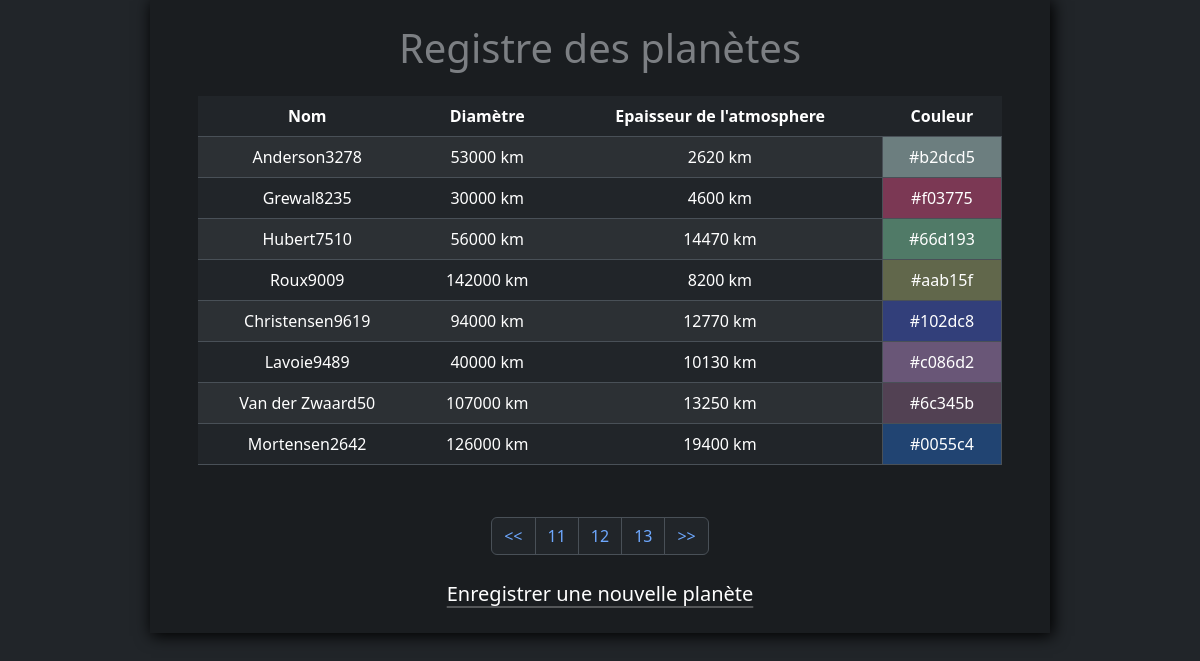
/liste.php?page=13, run on the app's committed database.
### tables this page shows
CREATE TABLE `planet` (
  `planet_id` int NOT NULL,
  `planet_name` varchar(50) NOT NULL,
  `planet_diameter` int NOT NULL,
  `planet_color` varchar(7) NOT NULL,
  `planet_atmo` int NOT NULL
);

### liste.php (the view, shortened to what this page needs)
<!DOCTYPE html>
<html lang="en" data-bs-theme="dark">
<head>
    <link rel="stylesheet" href="https://cdn.jsdelivr.net/npm/bootstrap@5.3.3/dist/css/bootstrap.min.css"
>
    <link rel="stylesheet" href="style/style.css">
</head>
<body>
    <div class="col-xxl-6 col-md-9 col-12 mx-auto my-0 py-4 px-5 bg-dark-subtle ombre">
        <h1 class="text-center text-body-tertiary mb-4">
            Registre des planètes
        </h1>
        <table class="table table-striped text-center mb-5">
            <thead>
                <tr class="en-tete">
                    <th scope="col-1">Nom</th>
                    <th scope="col-1">Diamètre</th>
                    <th scope="col-1">Epaisseur de l'atmosphere</th>
                    <th scope="col-1">Couleur</th>
                </tr>
            </thead>
            <tbody>
                <?php
                $pdo = new PDO("mysql:host=localhost;dbname=planetarium", "root", "1234");
                if (isset($_GET["page"])) {
                    $page = $_GET["page"];
                } else {
                    header('Location: liste.php?page=1');
                };
                $sql_planet_count = "SELECT COUNT(*) AS total_planet FROM planet";
                $stmt_planet_count = $pdo->query($sql_planet_count);
                $planet_count = $stmt_planet_count->fetch(PDO::FETCH_ASSOC);
                $total = $planet_count['total_planet'];
                $limitPage = 16;
                $pageTotal = ceil($total / $limitPage);
                $offset = ($page * $limitPage) - $limitPage;
                $sql = "SELECT * FROM planet ORDER BY planet_id ASC LIMIT $offset, $limitPage";
                $stmt = $pdo->query($sql);
                $planets = $stmt->fetchAll(PDO::FETCH_ASSOC);
                foreach ($planets as $planet) {
                ?>
                    <tr class="bg-light-subtle">
                        <td><?= ucfirst($planet["planet_name"]) ?></td>
                        <td><?= $planet["planet_diameter"] ?> km</td>
                        <td><?= $planet["planet_atmo"] ?> km</td>
                        <td class="border" style="background-color: <?= $planet["planet_color"] ?>60;">
                            <?= $planet["planet_color"] ?>
                        </td>
                    </tr>
                <?php
                }
                ?>
            </tbody>
        </table>
        <nav class="pt-1 pb-2">
            <ul class="pagination justify-content-center">
                <li class='page-item'><a class='page-link' href='liste.php?page=1'>
                        << </a>
                </li>
                <?php
                for ($i = 1; $i <= $pageTotal; $i++) {
                    if ($i <= $page + 2 && $i >= $page - 2) {
                        echo "<li class='page-item'><a class='page-link' href='liste.php?page=$i'>$i</a></li>";
                    }
                }
                ?>
                <li class='page-item'><a class='page-link' href='liste.php?page=<?= $pageTotal ?>'>>></a></li>
            </ul>
        </nav>
        <p class="text-center m-0">
            <a href="index.php" class="link-body-emphasis link-offset-2 link-underline-opacity-25 link-underline-opacity-50-hover fs-5">
                Enregistrer une nouvelle planète
            </a>
        </p>
    </div>
</body>
</html>

### style/style.css (style rules this page uses)
body { background-image: url(./planets.jpg); background-position: center; background-size: cover; background-repeat: no-repeat; background-attachment: fixed; min-height: 100vh; }
.ombre { box-shadow: 2px 2px 15px 1px #000; }

### data on the page
planet: planet_name "Anderson3278", planet_diameter "53000", planet_atmo "2620", planet_color "#b2dcd5"
planet: planet_name "Grewal8235", planet_diameter "30000", planet_atmo "4600", planet_color "#f03775"
planet: planet_name "Hubert7510", planet_diameter "56000", planet_atmo "14470", planet_color "#66d193"
planet: planet_name "Roux9009", planet_diameter "142000", planet_atmo "8200", planet_color "#aab15f"
planet: planet_name "Christensen9619", planet_diameter "94000", planet_atmo "12770", planet_color "#102dc8"
planet: planet_name "Lavoie9489", planet_diameter "40000", planet_atmo "10130", planet_color "#c086d2"
planet: planet_name "Van der Zwaard50", planet_diameter "107000", planet_atmo "13250", planet_color "#6c345b"
planet: planet_name "Mortensen2642", planet_diameter "126000", planet_atmo "19400", planet_color "#0055c4"
